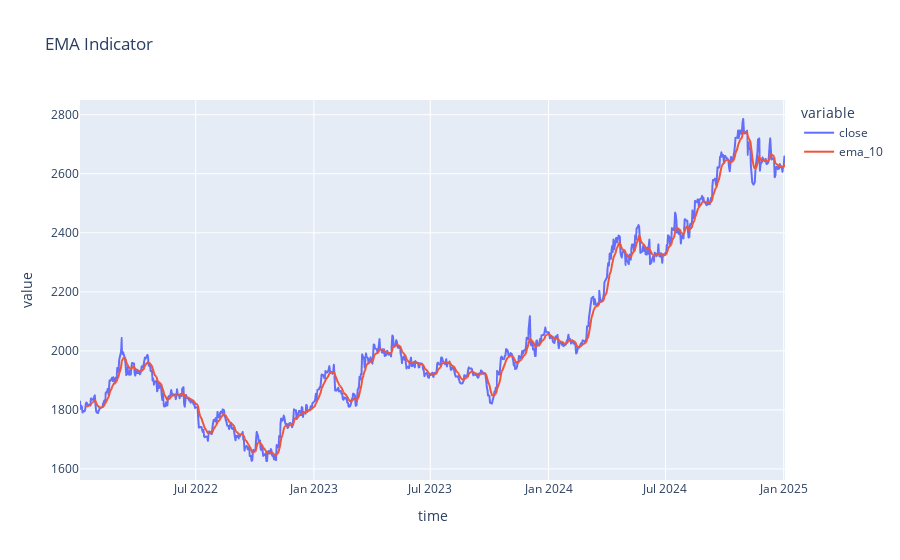

Here is the notebook cell this chart was saved with:
### Markdown cell above
---

# 2. Exponential Moving Average (EMA)
The Exponential Moving Average is very similar to the SMA but it reacts much faster to recent price changes

**In this example, we will calculate the Exponential Moving Average with the Period of 10 last values.**

### Code cell
ema_period = 10  # defining the ema period to 10

# calculating sma in pandas using df.rolling().mean() applied on the close price

# .ewm() creates an exponential weighted window with 'span is equal to our ema_period'
df['ema_10'] = df['close'].ewm(span=ema_period, min_periods=ema_period).mean()

# Markdown description and resulting column
display(Markdown('Notice as we have NaN values in the beginning as we require at least 10 values to calculate the SMA'))
display(df[['time', 'close', 'ema_10']])

# plotting the SMA
fig_ema = px.line(df, x='time', y=['close', 'ema_10'], title='EMA Indicator')  # to plot EMA, add it to the y parameter
display(fig_ema)

### Figure 1 — Plotly figure (JSON) as saved in the notebook; plotly's stock layout.template omitted (floating-point values rounded to 4 significant figures; data arrays with more than 128 entries replaced by an {"elided": "..."} marker saying what was removed)
{"data": [{"hovertemplate": "variable=close<br>time=%{x}<br>value=%{y}<extra></extra>", "legendgroup": "close", "line": {"color": "#636efa", "dash": "solid"}, "marker": {"symbol": "circle"}, "mode": "lines", "name": "close", "showlegend": true, "type": "scattergl", "x": {"elided": "935 str values"}, "xaxis": "x", "y": {"elided": "935 float values"}, "yaxis": "y"}, {"hovertemplate": "variable=ema_10<br>time=%{x}<br>value=%{y}<extra></extra>", "legendgroup": "ema_10", "line": {"color": "#EF553B", "dash": "solid"}, "marker": {"symbol": "circle"}, "mode": "lines", "name": "ema_10", "showlegend": true, "type": "scattergl", "x": {"elided": "935 str values"}, "xaxis": "x", "y": {"elided": "935 float values"}, "yaxis": "y"}], "layout": {"legend": {"title": {"text": "variable"}, "tracegroupgap": 0}, "title": {"text": "EMA Indicator"}, "xaxis": {"anchor": "y", "domain": [0, 1], "title": {"text": "time"}}, "yaxis": {"anchor": "x", "domain": [0, 1], "title": {"text": "value"}}}}
